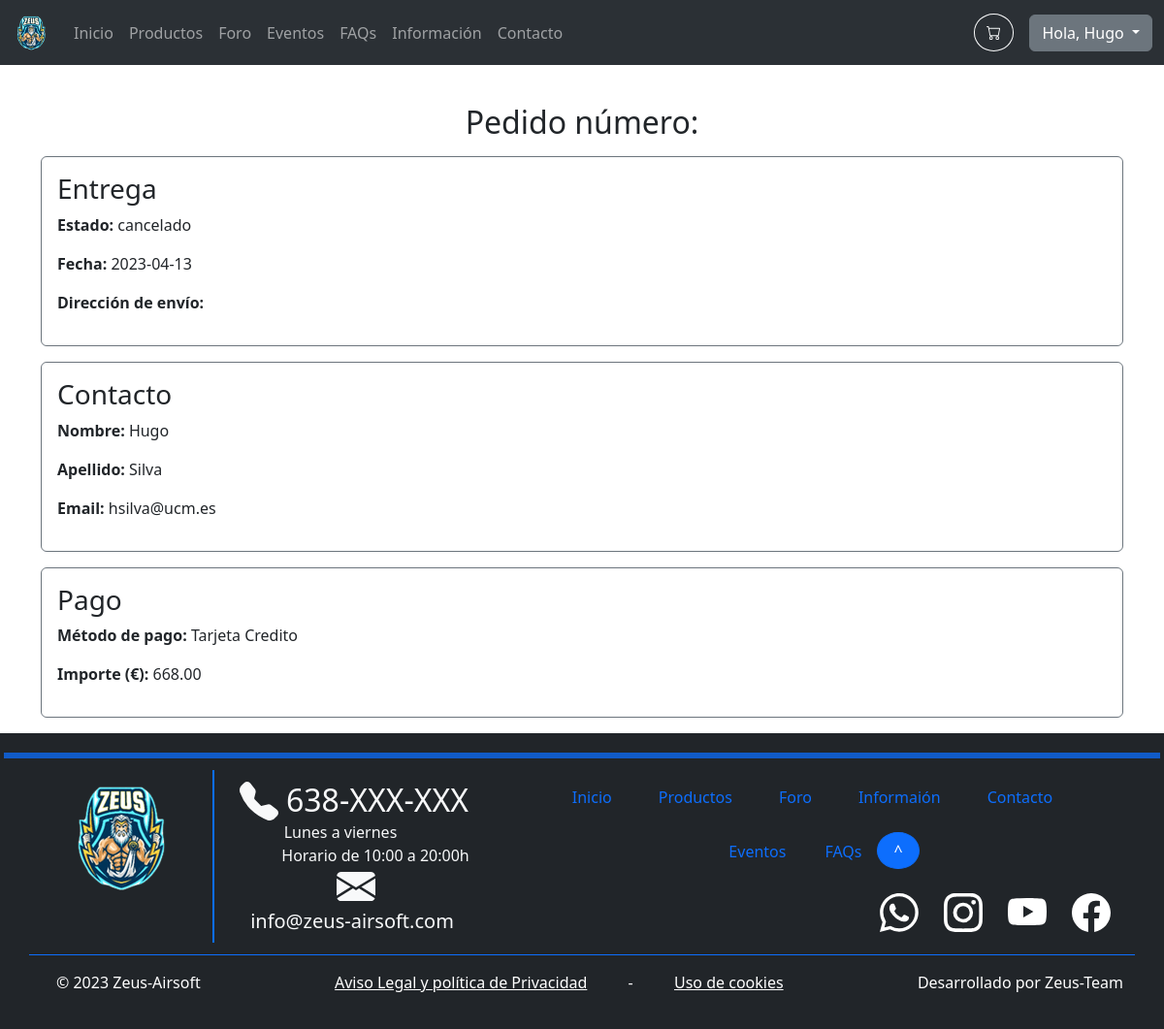
/viewOrder.php (signed in), run on the app's committed database.
### tables this page shows
CREATE TABLE `users` (
  `id` int(11) NOT NULL,
  `name` varchar(32) NOT NULL,
  `surname` varchar(64) NOT NULL,
  `email` varchar(320) NOT NULL,
  `passwordHash` char(60) NOT NULL
);

CREATE TABLE `orders` (
  `id` int(11) NOT NULL,
  `number` int(11) NOT NULL,
  `state` varchar(1000) NOT NULL,
  `date` date NOT NULL,
  `amount` decimal(10,2) NOT NULL,
  `quantity` int(11) NOT NULL,
  `paymentMethod` varchar(1000) NOT NULL,
  `address` varchar(1000) NOT NULL
);

### includes/config.php (called while the page is built, shortened)
<?php
spl_autoload_register(function ($class) {
	$namespaceLength = strlen(NAMESPACE_PREFIX);
	$relativeClass = substr($class, $namespaceLength);
	$file = INCLUDES_ROOT . '/' . str_replace('\\', '/', $relativeClass) . '.php';
});

### includes/database/databaseProxy.php (called while the page is built, shortened)
<?php
require_once 'includes/config.php';
class DatabaseProxy
{
    private $m_Connection;
    public function __construct($databaseOptions = array())
    {
        $databaseOptions = array_merge(self::DEFAULT_OPTIONS, $databaseOptions);
        $host = $databaseOptions[self::HOST_KEY];
        $name = $databaseOptions[self::DATABASE_NAME_KEY];
        $username = $databaseOptions[self::USERNAME_KEY];
        $password = $databaseOptions[self::PASSWORD_KEY];
        $PDOOptions = $databaseOptions[self::PDO_OPTIONS_KEY];
        try {
            $this->m_Connection = new PDO("mysql:host=$host;dbname=$name", $username, $password, $PDOOptions);
        } catch (PDOException $e) {
            die('PDO connection error: ' . $e->getMessage());
        }
    }
    public function prepare($query)
    {
        return $this->m_Connection->prepare($query);
    }
}

### includes/Application.php (called while the page is built, shortened)
<?php
require_once 'includes/config.php';
class Application
{
    private static $s_Instance;
    private $m_DatabaseProxy;
    private function __construct()
    {
        $this->m_DatabaseProxy = new DatabaseProxy();
    }
    public static function getInstance() : Application
    {
        if (!isset(self::$s_Instance))
            self::$s_Instance = new Application();
        return self::$s_Instance;
    }
    public function getDatabaseProxy() : DatabaseProxy
    {
        return $this->m_DatabaseProxy;
    }
}

### includes/DTO/userDTO.php (called while the page is built, shortened)
<?php
require_once 'includes/config.php';
class UserDTO extends DTO
{
    private $m_ID;
    private $m_Name;
    public function getID()
    {
        return $this->m_ID;
    }
    public function getName()
    {
        return $this->m_Name;
    }
}

### includes/DAO/DAO.php (called while the page is built, shortened)
<?php
require_once 'includes/config.php';
abstract class DAO
{
    public function __construct($tableName)
    {
        $this->m_DatabaseProxy = Application::getInstance()->getDatabaseProxy();
    }
}

### includes/DAO/orderDAO.php (called while the page is built, shortened)
<?php
require_once 'includes/config.php';
class OrderDAO extends DAO
{
    public function getOrderForUser($userID): array
    {
        $query = 'SELECT o.id AS orderID,  o.state AS stateO, o.date AS dateO, o.amount AS amountO, o.quantity AS quantityO, o.paymentMethod AS paymentMethodO, o.address AS addressO
        FROM orders o
        INNER JOIN users_orders uo ON o.id = uo.orderID
        WHERE uo.userID = :userID';
        $statement = $this->m_DatabaseProxy->prepare($query);
        $statement->bindParam(':userID', $userID);
        $statement->execute();
        return $statement->fetchAll();
    }
}

### includes/DAO/UserDAO.php (called while the page is built, shortened)
<?php
require_once 'includes/config.php';
class UserDAO extends DAO
{
    public function getContact($userID): array
    {
        $query = 'SELECT name AS userName, surname AS sur, email AS em
        FROM users
        WHERE id = :userID';
        $statement = $this->m_DatabaseProxy->prepare($query);
        $statement->bindParam(':userID', $userID);
        $statement->execute();
        return $statement->fetchAll();
    }
}

### viewOrder.php (the view, shortened to what this page needs)
<?php
require_once 'includes/config.php';
$userID = $_SESSION['user']->getID();
$orderID = $_GET['orderID'];
$orderDAO = new OrderDAO;
$results = $orderDAO->getOrderForUser($userID);
$userDAO = new UserDAO;
$users = $userDAO->getContact($userID);
?>
<div class="container">
    <br>
    <?php foreach ($results as $result) :
        if ($result['orderID'] == $orderID) : ?>
            <h2 class="m-3 d-flex justify-content-center">Pedido número: <?php echo $orderID ?></h2>
            <div class="border border-secondary rounded p-3 mb-3">
                <h3>Entrega</h3>
                <p><strong>Estado: </strong><?php echo $result['stateO']; ?></p>
                <p><strong>Fecha: </strong><?php echo $result["dateO"]; ?></p>
                <?php if (isset($_POST['edit_address'])) : ?>
                    <form method="post">
                        <p><strong>Dirección de envío: </strong><input type="text" name="address" value="<?php echo $result['addressO']; ?>"></p>
                        <button type="submit" name="save_address" class="btn btn-primary">Guardar</button>
                        <button type="submit" name="cancel_edit" class="btn btn-secondary">Cancelar</button>
                    </form>
                <?php else : ?>
                    <p><strong>Dirección de envío: </strong><?php echo $result["addressO"]; ?></p>
                <?php endif; ?>
            </div>
            <div class="border border-secondary rounded p-3 mb-3">
                <h3>Contacto</h3>
                <?php foreach ($users as $user) : ?>
                    <p><strong>Nombre: </strong><?php echo $user['userName'] ?></p>
                    <p><strong>Apellido: </strong><?php echo $user['sur'] ?></p>
                    <?php if (isset($_POST['edit_email'])) : ?>
                        <form method="post">
                            <p><strong>Email</strong><input type="text" name="email" value="<?php echo $user['em'];  ?>"></p>
                            <button type="submit" name="save_email" class="btn btn-primary">Guardar</button>
                            <button type="submit" name="cancel_edit" class="btn btn-secondary">Cancelar</button>
                        </form>
                    <?php else : ?>
                        <p><strong>Email: </strong><?php echo $user['em']; ?></p>
                    <?php endif; ?>
                <?php endforeach; ?>
            </div>
            <div class="border border-secondary rounded p-3 mb-3">
                <h3>Pago</h3>
                <p><strong>Método de pago: </strong><?php echo $result["paymentMethodO"]; ?></p>
                <p><strong>Importe (€): </strong><?php echo $result["amountO"]; ?></p>
            </div>
        <?php break;
        endif; ?>
    <?php endforeach; ?>
</div>
<?php
require_once INCLUDES_ROOT . '/templates/default_template.php';
?>

### includes/common/navbar.php (shortened to what this page needs)
<?php
require_once 'includes/config.php';
$current_page = basename($_SERVER['PHP_SELF']);
$logoPath = 'images/logo.png';
$menu = array(
    "index.php" => 'Inicio',
    "products.php" => 'Productos',
    "forum.php" => 'Foro',
    "events.php" => 'Eventos',
    "faqs.php" => 'FAQs',
    "information.php" => 'Información',
    "contact.php" => 'Contacto'
);
?>
<nav class="navbar navbar-dark bg-dark navbar-expand-lg bg-body-tertiary" data-bs-theme="dark">
    <div class="container-fluid">
        <a class="navbar-brand" href="index.php">
            <img src="<?= $logoPath ?>" alt="Logo" width="40" height="40" class="d-inline-block align-text-top">
        </a>
        <div class="collapse navbar-collapse" id="navbarText">
            <ul class="navbar-nav me-auto mb-2 mb-lg-0 justify-content-center">
                <?php foreach ($menu as $key => $value) : ?>
                    <li class="nav-item">
                        <a class="nav-link<?= $key == $current_page ? ' active' : '' ?>" href="<?= $key ?>"><?= $value ?></a>
                    </li>
                <?php endforeach ?>
            </ul>
            <form action="shoppingCart.php">
                <button type="submit" class="rounded-circle btn btn-outline-light me-3 pt-1">
                </button>
            </form>
            <?php if (isset($_SESSION["user"])) : ?>
                <div class="dropdown">
                    <button class="btn btn-secondary dropdown-toggle" type="button" data-bs-toggle="dropdown" aria-expanded="false">
                        Hola, <?= $_SESSION["user"]->getName() ?>
                    </button>
                </div>
            <?php endif ?>
        </div>
    </div>
</nav>

### data on the page
users: name "Hugo", surname "Silva", email "hsilva@ucm.es"
orders: state "cancelado", date "2023-04-13", paymentMethod "Tarjeta Credito", amount "668.00"

### other printed values
$value "Inicio"
$value "Productos"
$value "Foro"
$value "Eventos"
$value "FAQs"
$value "Información"
$value "Contacto"
